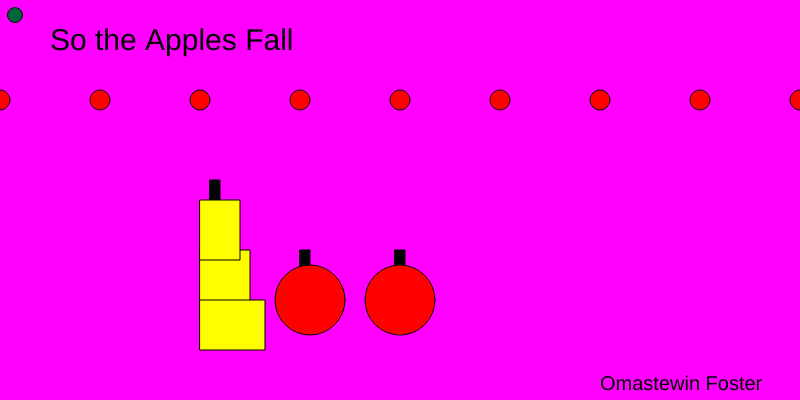
Frame 1 (no input)
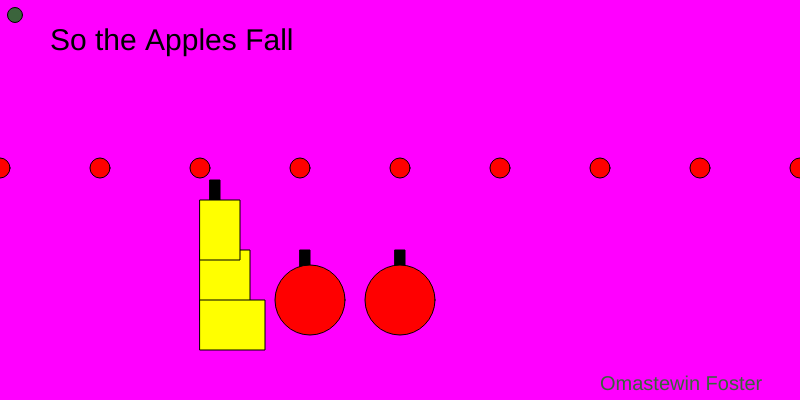
Frame 60 (no input)
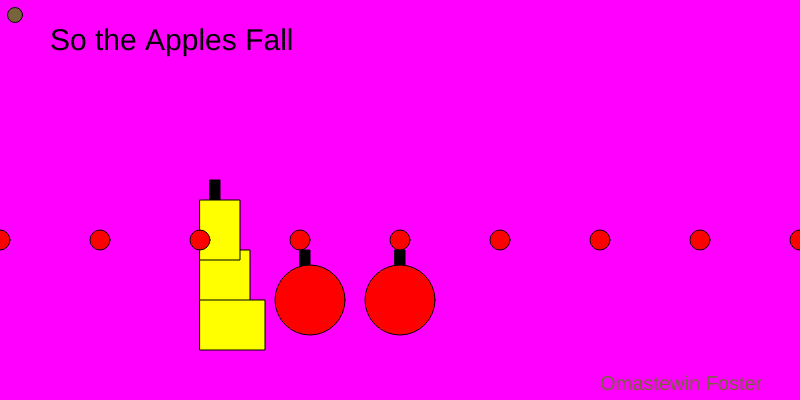
Frame 120 (the mouse pressed at the canvas centre since frame 60)

The p5.js sketch that drew these frames (run headless with seeded random() and noise() and a simulated clock; from frame 60 on, the mouse is pressed at the canvas centre):

// p5.js sketch
// ── sketch.js
//Variblers for my apples
var circleY= 300;
var circleD = 70;

//varibles for my banna
var rectStart= 200;

// varibles for the stems 

var stemX= 250; 
var stemY= 10
var stemD= 30

// Varibles for person
var circlePx=15;
var circlePy=15;
var purpleColor= 0;

// circles falling
var circleFallingY= 100;
var circleFallingMovement = 8;

// color for character
var characterColor = 0;

function setup() {
  createCanvas(800, 400);
  
 
}

function draw() {
  background('magenta');
   
//text for my name and title
textSize(20);
text('Omastewin Foster',600,390);
  
    fill('black');
  textSize(30);
  text('So the Apples Fall',50,50);
 
  
  
  
  // Stem to apple 1
  fill('black')
rect(300,stemX,stemY,stemD);
  // apple 1
  fill('red');
  circle(310,circleY,circleD);
  // stem to apple 2
fill('black');
  rect (395,stemX, stemY, stemD);
  // apple 2
  fill ('red');
  circle(400,circleY,circleD);
  
  // stem to the banna 
fill('black')
rect(210,180,stemY,stemD);
  // banna 
  fill('yellow');
  rect(rectStart,250,50,70);
  fill('yellow');
  rect(rectStart,200,40,60)
  fill('yellow');
  rect(rectStart,300,65,50);
  
  
 
  
  
  fill ( 'red')
  
  createcircle(0,circleFallingY,20);
  
  createcircle(100,circleFallingY, 20);
  
  createcircle(200,circleFallingY,20);
  
  createcircle(300,circleFallingY,20);
  
  createcircle(400,circleFallingY,20);
  
  createcircle(500,circleFallingY,20);
  
  createcircle(600,circleFallingY,20);
  
  createcircle(700,circleFallingY,20);
  
  createcircle(800, circleFallingY,20);
  
  
  
createCharacter();
circleKeys();
movecircles();
  
}

function createCharacter(){
  fill(characterColor,100,60);
  circle(circlePx, circlePy,15);
  

}

function circleKeys(){
  
  characterColor++
  if(characterColor > 255)
  {
  
    characterColor= 0 
  }
  
  if(keyIsPressed)
  {
    if(key=='a'&& circlePx > 0 ){
     circlePx-=5;
    }
    else if(key=='d'&& circlePx< width){
      circlePx+=5;
    }
    else if (key=='w'&& circlePy>0){
      circlePy-=5;
    }
    else if (key=='s'&& circlePy< height){
      circlePy+=5;
    }
    
  }
}


function createcircle(x,y,w)
{
  circle(x,y,w)
}

function movecircles(){
    
  circleFallingY+=circleFallingMovement;
  if(circleFallingY > height)
    {
      circleFallingY=0
    }
}
